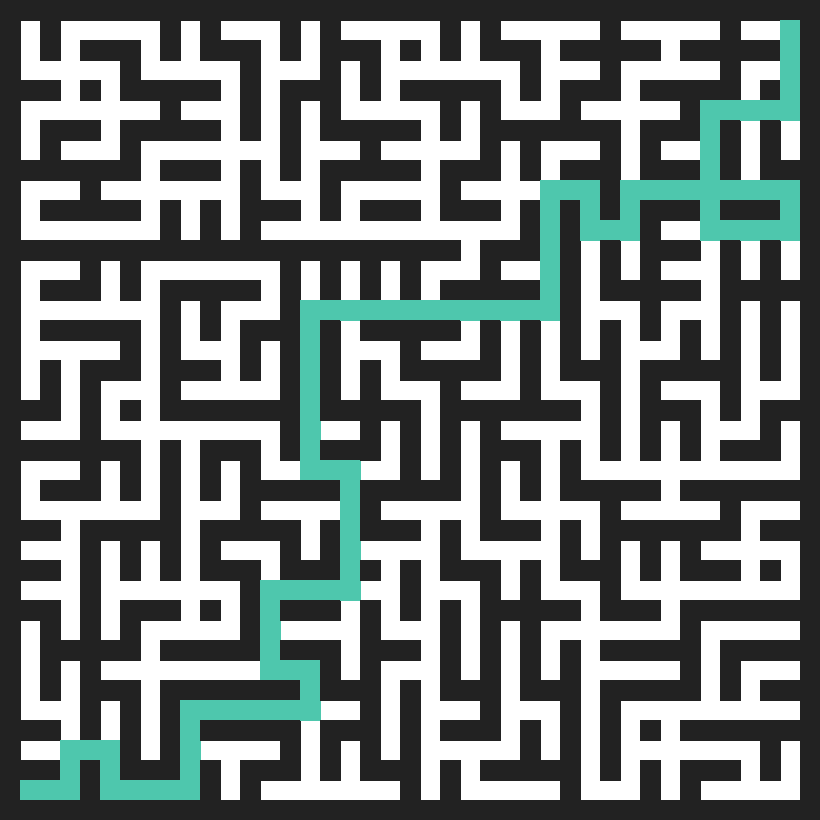

Write the Python code that produced this figure.

from queue import PriorityQueue
from itertools import product
from PIL import Image, ImageDraw
import os

CELL_SIZE = 20
MAZE_SIZE = 41
DRAW_COLOR = (34, 34, 34, 255)
BG_COLOR = (255, 255, 255, 255)
PATH_COLOR = (78, 199, 173, 255)

# directions: 0 = up, 1 = right, 2 = down, 3 = left

with open("out/maze.txt") as f:
    grid = [[cell == "X" for cell in row] for row in
    f.read().strip().split("\n")]

def to_graph_index(i: int, j: int, direction: int) -> int:
    return i * MAZE_SIZE * 4 + j * 4 + direction

def from_graph_index(index: int) -> tuple[int, int, int]:
    return (
        index // 4 // MAZE_SIZE,
        index // 4 % MAZE_SIZE,
        index % 4,
    )

def dijkstra(graph: list[list[tuple[int, int]]], s: int) -> tuple[list[int],
list[int]]:
    dist = [10 ** 10] * len(graph)
    prev = [-1] * len(graph)
    # (dist, node)
    q: PriorityQueue[tuple[int, int]] = PriorityQueue()
    removed: set[tuple[int, int]] = set()
    q.put((0, s))
    dist[s] = 0
    while not q.empty():
        d, v = q.get()
        if (d, v) in removed:
            continue
        for e, d in graph[v]:
            if dist[v] + d < dist[e]:
                removed.add((dist[e], e))
                dist[e] = dist[v] + d
                q.put((dist[e], e))
                prev[e] = v
    return dist, prev

def get_direction(i: int, j: int, direction: int) -> tuple[int, int]:
    match direction:
        case 0: return i - 1, j
        case 1: return i, j + 1
        case 2: return i + 1, j
        case 3: return i, j - 1

def maze_to_image(maze: list[list[int]], output_file: str) -> None:
    """ Convert the given maze to an image and save it at the given output
        location """
    size = len(maze)
    img = Image.new("RGBA", (size * CELL_SIZE, size * CELL_SIZE), BG_COLOR)
    draw = ImageDraw.Draw(img)
    for i, row in enumerate(maze):
        for j, cell in enumerate(row):
            if cell > 0:
                draw.rectangle((i * CELL_SIZE, j * CELL_SIZE,
                (i + 1) * CELL_SIZE, (j + 1) * CELL_SIZE), DRAW_COLOR if
                cell == 1 else PATH_COLOR)
    img.save(output_file)

graph = [[] for _ in range(MAZE_SIZE ** 2 * 4)]
for i, j, direction in product(range(MAZE_SIZE), range(MAZE_SIZE), range(4)):
    for diff in (3, 4, 5):
        new_direction = (direction + diff) % 4
        ti, tj = get_direction(i, j, new_direction)
        if ti < 0 or ti >= MAZE_SIZE or tj < 0 or tj >= MAZE_SIZE:
            continue
        wall = grid[ti][tj]
        if wall:
            continue
        graph[to_graph_index(i, j, direction)].append((
            to_graph_index(ti, tj, new_direction),
            1 if diff == 3 else 0,
        ))

start = to_graph_index(39, 1, 1)
end = to_graph_index(1, 39, 0)

dist, prev = dijkstra(graph, start)
print("Minimum left turns:", dist[end])
path: list[tuple[int, int]] = []
path_grid = [[int(cell) for cell in row] for row in grid]
cur = end
while cur >= 0:
    i, j, _ = from_graph_index(cur)
    path_grid[i][j] = 2
    path.append((i, j))
    cur = prev[cur]
print("Path:", *reversed(path))
if not os.path.exists("out"):
    os.mkdir("out")
maze_to_image(path_grid, "out/maze_solution.png")